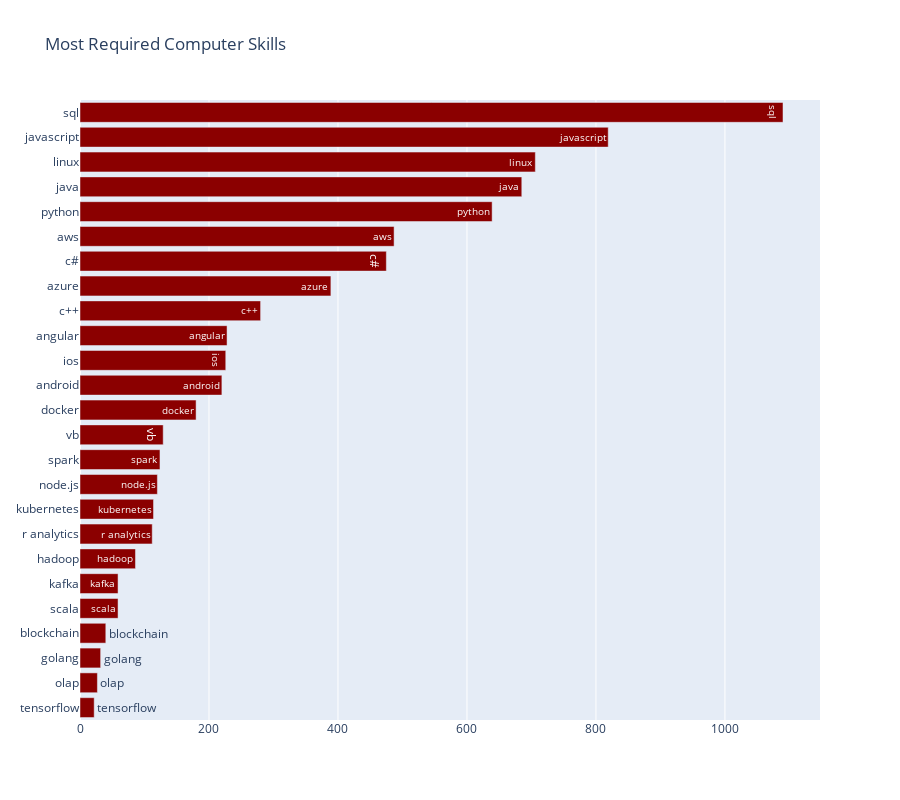

Here is the notebook cell this chart was saved with:
### Code cell
# visualize bar plot (Most Required Computer Skills)
salary_count = jobs.groupby(['skill']).agg({'salary':'count'}).sort_values('salary', ascending=True).rename(columns={'salary':'salary_count'})

data = [Bar(y=salary_count.index, x=salary_count['salary_count'], text=salary_count.index, orientation='h', marker={'color':'darkred'})]
layout = Layout(title="Most Required Computer Skills", width = 900, height = 800)

fig = Figure(data=data, layout=layout)

plotly.offline.iplot(fig, show_link=False)

### Figure 1 — Plotly figure (JSON) as saved in the notebook; plotly's stock layout.template omitted (floating-point values rounded to 4 significant figures)
{"data": [{"marker": {"color": "darkred"}, "orientation": "h", "text": ["tensorflow", "olap", "golang", "blockchain", "scala", "kafka", "hadoop", "r analytics", "kubernetes", "node.js", "spark", "vb", "docker", "android", "ios", "angular", "c++", "azure", "c#", "aws", "python", "java", "linux", "javascript", "sql"], "type": "bar", "x": [22, 27, 32, 40, 59, 59, 86, 112, 114, 120, 124, 129, 180, 220, 226, 228, 280, 389, 475, 487, 639, 685, 706, 819, 1090], "y": ["tensorflow", "olap", "golang", "blockchain", "scala", "kafka", "hadoop", "r analytics", "kubernetes", "node.js", "spark", "vb", "docker", "android", "ios", "angular", "c++", "azure", "c#", "aws", "python", "java", "linux", "javascript", "sql"]}], "layout": {"height": 800, "title": {"text": "Most Required Computer Skills"}, "width": 900}}
